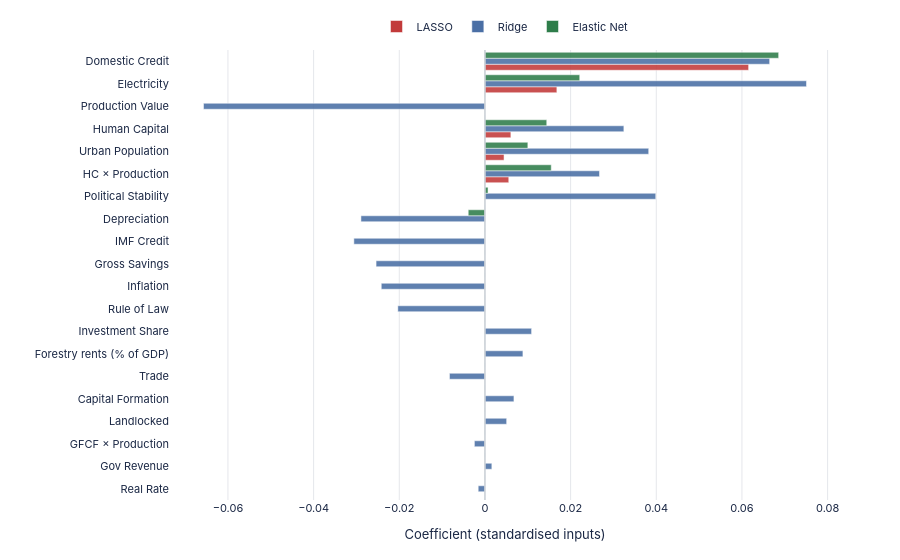

This figure's notebook cell:
### Markdown cell above
## Fig 8 — Standardised Coefficients (LASSO / Ridge / Elastic Net)

### Code cell
coef_df = pd.DataFrame({'Feature': all_features, 'Short': short})
coef_df['LASSO']       = lasso.coef_
coef_df['Ridge']       = ridge.coef_
coef_df['Elastic Net'] = elastic.coef_
coef_df = coef_df[coef_df['Short'] != EXCLUDE_LABEL].copy()
coef_df['abs_avg'] = coef_df[['LASSO', 'Ridge', 'Elastic Net']].abs().mean(axis=1)
coef_df = coef_df.sort_values('abs_avg', ascending=True).reset_index(drop=True)

figC = go.Figure()
figC.add_vline(x=0, line=dict(color='#c9cfd6', width=1.5))
for m, col in [('LASSO', PAL['red']), ('Ridge', PAL['blue']), ('Elastic Net', PAL['green'])]:
    figC.add_trace(go.Bar(
        y=coef_df['Short'], x=coef_df[m], name=m, orientation='h',
        marker=dict(color=col, opacity=0.88, line=dict(color='white', width=0.5)),
        hovertemplate=f'%{{y}}: %{{x:+.3f}}<extra>{m}</extra>',
    ))

figC.update_layout(**base_layout(
    height=560, barmode='group', margin=dict(l=170, r=60, t=40, b=60),
    xaxis=dict(title='Coefficient (standardised inputs)', gridcolor=GRID,
               zeroline=False),
    yaxis=dict(tickfont=dict(size=11)),
    legend=dict(orientation='h', yanchor='bottom', y=1.02, xanchor='center', x=0.5),
))
save(figC, '08_ml_standardised_coefficients', w=1100, h=560)
figC.show(config=CFG)

### Figure 1 — Plotly figure (JSON) as saved in the notebook; plotly's stock layout.template omitted (floating-point values rounded to 4 significant figures)
{"data": [{"hovertemplate": "%{y}: %{x:+.3f}<extra>LASSO</extra>", "marker": {"color": "#c23a3a", "line": {"color": "white", "width": 0.5}, "opacity": 0.88}, "name": "LASSO", "orientation": "h", "type": "bar", "x": [0.0, -0.0, 0.0, -0.0, 0.0, -0.0, -0.0, 0.0, 0.0, -0.0, -0.0, -0.0, -0.0, 0.0, 0.005563, 0.004459, 0.006054, -0.0, 0.01679, 0.06156], "y": ["Real Rate", "Gov Revenue", "GFCF × Production", "Landlocked", "Capital Formation", "Trade", "Forestry rents (% of GDP)", "Investment Share", "Rule of Law", "Inflation", "Gross Savings", "IMF Credit", "Depreciation", "Political Stability", "HC × Production", "Urban Population", "Human Capital", "Production Value", "Electricity", "Domestic Credit"]}, {"hovertemplate": "%{y}: %{x:+.3f}<extra>Ridge</extra>", "marker": {"color": "#4a6fa5", "line": {"color": "white", "width": 0.5}, "opacity": 0.88}, "name": "Ridge", "orientation": "h", "type": "bar", "x": [-0.001571, 0.001614, -0.002464, 0.005069, 0.006771, -0.008283, 0.008866, 0.01089, -0.02034, -0.0242, -0.02542, -0.0306, -0.02895, 0.03988, 0.02675, 0.03823, 0.03243, -0.06571, 0.07507, 0.06647], "y": ["Real Rate", "Gov Revenue", "GFCF × Production", "Landlocked", "Capital Formation", "Trade", "Forestry rents (% of GDP)", "Investment Share", "Rule of Law", "Inflation", "Gross Savings", "IMF Credit", "Depreciation", "Political Stability", "HC × Production", "Urban Population", "Human Capital", "Production Value", "Electricity", "Domestic Credit"]}, {"hovertemplate": "%{y}: %{x:+.3f}<extra>Elastic Net</extra>", "marker": {"color": "#2e7d4a", "line": {"color": "white", "width": 0.5}, "opacity": 0.88}, "name": "Elastic Net", "orientation": "h", "type": "bar", "x": [0.0, -0.0, 0.0, 0.0, 0.0, -0.0, -0.0, -0.0, 0.0, -0.0, -0.0, -0.0, -0.003905, 0.0007252, 0.01548, 0.01002, 0.01443, -0.0, 0.02213, 0.06857], "y": ["Real Rate", "Gov Revenue", "GFCF × Production", "Landlocked", "Capital Formation", "Trade", "Forestry rents (% of GDP)", "Investment Share", "Rule of Law", "Inflation", "Gross Savings", "IMF Credit", "Depreciation", "Political Stability", "HC × Production", "Urban Population", "Human Capital", "Production Value", "Electricity", "Domestic Credit"]}], "layout": {"barmode": "group", "font": {"color": "#1a2744", "family": "IBM Plex Sans, -apple-system, BlinkMacSystemFont, sans-serif", "size": 11}, "height": 560, "legend": {"orientation": "h", "x": 0.5, "xanchor": "center", "y": 1.02, "yanchor": "bottom"}, "margin": {"b": 60, "l": 170, "r": 60, "t": 40}, "paper_bgcolor": "#ffffff", "plot_bgcolor": "#ffffff", "shapes": [{"line": {"color": "#c9cfd6", "width": 1.5}, "type": "line", "x0": 0, "x1": 0, "xref": "x", "y0": 0, "y1": 1, "yref": "y domain"}], "xaxis": {"gridcolor": "#e5e7eb", "title": {"text": "Coefficient (standardised inputs)"}, "zeroline": false}, "yaxis": {"tickfont": {"size": 11}}}}
